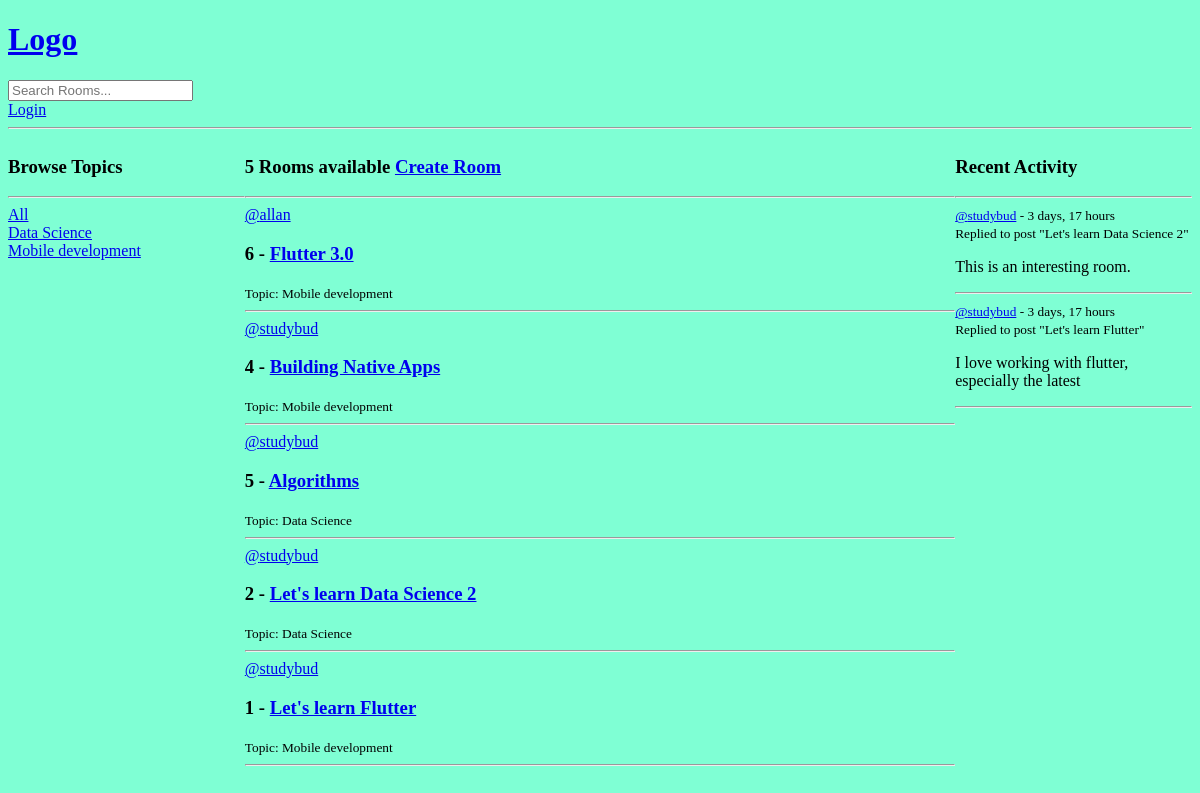
The app's page /, older data.
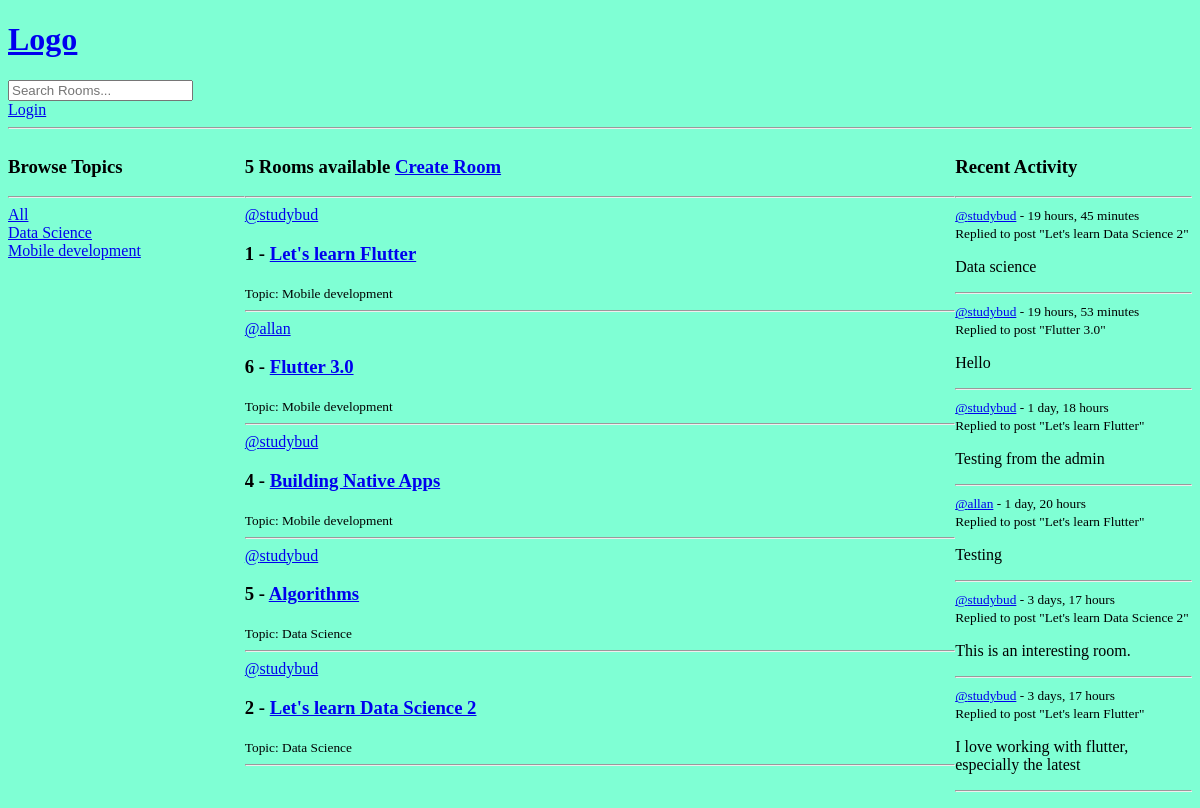
The same page, newer data.
### base/models.py (models this page shows, shortened)
class Topic(models.Model):
    name = models.CharField(max_length=200)

class Room(models.Model):
    host = models.ForeignKey(User, on_delete=models.SET_NULL, null=True)
    topic = models.ForeignKey(Topic, on_delete=models.SET_NULL, null=True)
    name = models.CharField(max_length=200)
    description = models.TextField(null=True, blank=True)
    participants = models.ManyToManyField(User, related_name='participants', blank=True)
    updated = models.DateTimeField(auto_now=True)
    created = models.DateTimeField(auto_now_add=True)
    class Meta:
        ordering = ['-updated', '-created'] # ordering the latest to be ontop
    def __str__(self):
        return self.name

class Message(models.Model):
    user = models.ForeignKey(User, on_delete=models.CASCADE)
    room = models.ForeignKey(Room, on_delete=models.CASCADE)
    body = models.TextField()
    updated = models.DateTimeField(auto_now=True)
    created = models.DateTimeField(auto_now_add=True)
    class Meta:
        ordering = ['-updated', '-created'] # ordering the latest to be ontop
    def __str__(self):
        return self.body[0:50]

### base/views.py (the view)
# urls.py: path('', views.home, name="home"),
def home(request):
    q = request.GET.get('q') if request.GET.get('q') != None else '' # create a variable to get whatever we pass on the URL
    rooms  = Room.objects.filter(
        Q(topic__name__icontains=q) | # & - and | - or
        Q(name__icontains=q) |
        Q(description__icontains=q)
    )
    topics = Topic.objects.all()
    room_count = rooms.count()
    room_comments = Message.objects.filter(Q(room__topic__name__icontains=q)) # Filters and search for rooms and related topics
    context = {
        'rooms': rooms,
        'topics': topics,
        'room_count': room_count,
        'room_comments': room_comments,
    }
    return render(request, 'base/home.html', context)

### base/templates/base/home.html (shortened to what this page needs)
{% extends 'main.html' %}
{% block content %}
<div class="home-container">
    <div>
        {% include 'base/components/browse_topics.html' %}
    </div>
    <div>
        <h3>{{room_count}} Rooms available <a href="{% url 'create-room' %}">Create Room</a></h3>
        <hr>
        {% include 'base/components/feed_component.html' %}
    </div>
    <div>
        {% include 'base/components/recent_activity.html' %}
    </div>
</div>
{% endblock %}

### base/templates/base/components/browse_topics.html
<h3>Browse Topics</h3>
<hr>
<div>
    <a href="{% url 'home' %}">All</a>
</div>
{% for topic in topics %}
    <div>
        <a href="{% url 'home' %}?q={{topic.name}}">{{topic.name}}</a>
    </div>
{% endfor %}

### base/templates/base/components/feed_component.html (shortened to what this page needs)
<div>
    {% for room in rooms %}
        <a href="{% url 'user-profile' room.host.id %}">@{{room.host.username}}</a>
        <h3>{{ room.id }} - <a href="{% url 'room' room.id %}">{{room.name}}</a></h3>
        <small>Topic: {{ room.topic.name }}</small>
        <br>
        <hr>
    {% endfor %}
</div>

### base/templates/base/components/recent_activity.html (shortened to what this page needs)
<h3>Recent Activity</h3>
<hr>
{% for room_comment in room_comments %}
    <div>
        <small><a href="{% url 'user-profile' room_comment.user %}">@{{ room_comment.user }}</a> - {{ room_comment.created|timesince }}</small> <br>
        <small>Replied to post "{{ room_comment.room }}"</small>
        <p>{{ room_comment }}</p>
        <hr>
    </div>
{% endfor %}

Row changes from the older to the newer data that the page shows:
changed Room "Let's learn Flutter": moves up the list
added Message: user "studybud", created "19 hours, 45 minutes", room "Let's learn Data Science 2", body "Data science"
added Message: user "studybud", created "19 hours, 53 minutes", room "Flutter 3.0", body "Hello"
added Message: user "studybud", created "1 day, 18 hours", room "Let's learn Flutter", body "Testing from the admin"
added Message: user "allan", created "1 day, 20 hours", room "Let's learn Flutter", body "Testing"
